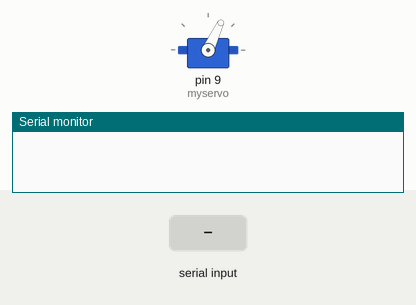
Recording of a sketch running on a simulated Arduino Uno, built with avr-gcc and run on an emulated ATmega328P. Shown: servo, the last lines printed to the serial monitor. The inputs (shaded band) are chosen by the test bench.

Above: at 6.2 s.
6.3 s: "90,45\n" received over Serial
At 7.9 s:
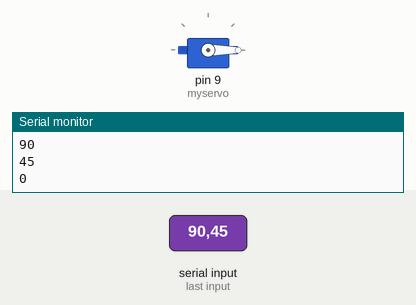
8.9 s: "30,150\n" received over Serial
At 9.7 s:
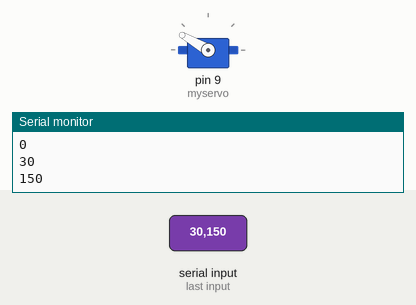
11.5 s: "200\n" received over Serial
At 12.2 s:
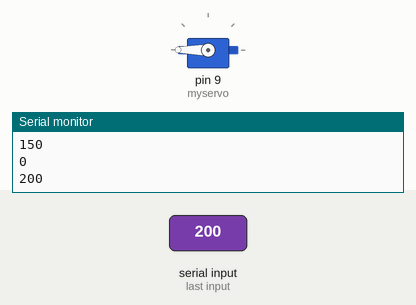
Timing chart, 0 to 14.5 s (numbered marks = the images above; inputs shaded):
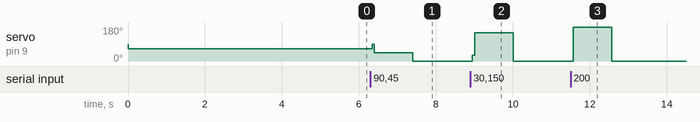

The sketch:

escrun.ino
```cpp
#include <Servo.h>
Servo myservo;

void setup() {
  Serial.begin(600);
  myservo.attach(9);
  delay(1);
  myservo.write(65);
  delay(5000);
}

void loop() {
  while(Serial.available() > 0){
    int val = Serial.parseInt();
    Serial.println(val);
    myservo.write(val);
  }

}
```

Measured:
- after the input at 6.3 s, servo on pin 9 (myservo): 65° → 45° after 0.05 s, → 0° 1.1 s later
- after the input at 8.9 s, servo on pin 9 (myservo): 0° → 30° after 0.05 s, → 150° 0.07 s later, → 0° 1.0 s later
- after the input at 11.5 s, servo on pin 9 (myservo): 0° → 180° after 0.07 s, → 0° 1.0 s later
